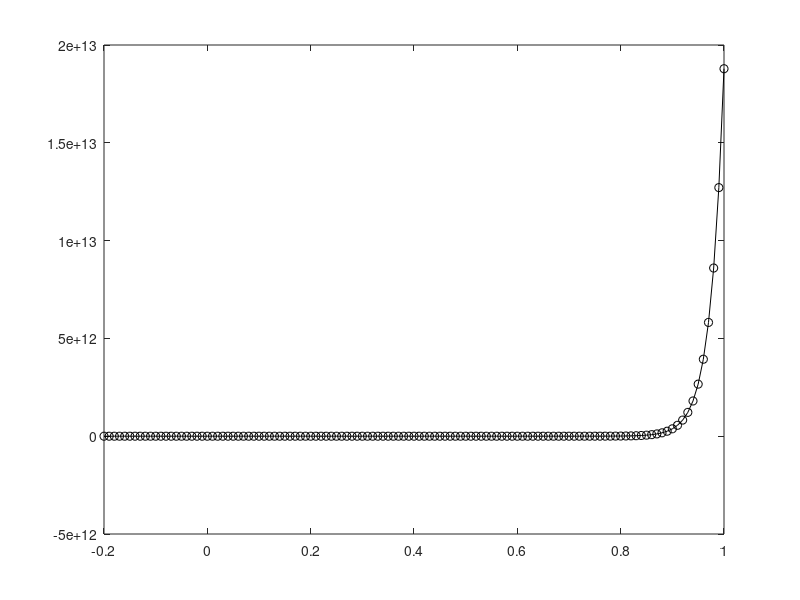

MATLAB code to generate this figure: (Note: this script raises an error after producing the figure.)
%intial values 
i0=2e-4; % leakage current
k=1.38e-23;% boltzman constant
q=1.602e-19;% charge of electron in C
Vd=-0.2:0.01:1; % diode voltage
tempinF=[75 200 400];
for ii=1:length(tempinF)
    tempinF=(5/9)*(tempinF(ii)-32)+273.15; %converting
    id=i0.*(exp((q*Vd)/(k*tempinF))-1)
    plot(Vd,id,'-ok');
end
